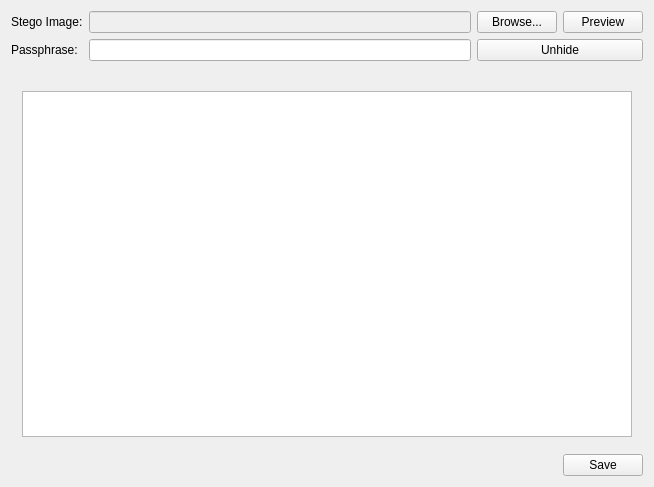
<?xml version="1.0" encoding="UTF-8"?>
<ui version="4.0">
 <class>DecryptWidget</class>
 <widget class="QWidget" name="DecryptWidget">
  <property name="geometry">
   <rect>
    <x>0</x>
    <y>0</y>
    <width>654</width>
    <height>487</height>
   </rect>
  </property>
  <property name="windowTitle">
   <string>DecryptWidget</string>
  </property>
  <layout class="QGridLayout" name="gridLayout">
   <item row="0" column="0">
    <widget class="QLabel" name="label">
     <property name="text">
      <string>Stego Image:</string>
     </property>
    </widget>
   </item>
   <item row="0" column="1">
    <widget class="QLineEdit" name="stegoPathEdit">
     <property name="enabled">
      <bool>false</bool>
     </property>
    </widget>
   </item>
   <item row="0" column="2">
    <widget class="QPushButton" name="browseButton">
     <property name="text">
      <string>Browse...</string>
     </property>
    </widget>
   </item>
   <item row="0" column="3">
    <widget class="QPushButton" name="previewButton">
     <property name="text">
      <string>Preview</string>
     </property>
    </widget>
   </item>
   <item row="1" column="0">
    <widget class="QLabel" name="label_2">
     <property name="text">
      <string>Passphrase:</string>
     </property>
    </widget>
   </item>
   <item row="1" column="1">
    <widget class="QLineEdit" name="passphraseEdit">
     <property name="echoMode">
      <enum>QLineEdit::Password</enum>
     </property>
    </widget>
   </item>
   <item row="1" column="2" colspan="2">
    <widget class="QPushButton" name="decryptButton">
     <property name="text">
      <string>Unhide</string>
     </property>
     <property name="icon">
      <iconset resource="../resources.qrc">
       <normaloff>:/Icons/decrypt.png</normaloff>:/Icons/decrypt.png</iconset>
     </property>
    </widget>
   </item>
   <item row="2" column="1">
    <spacer name="verticalSpacer">
     <property name="orientation">
      <enum>Qt::Vertical</enum>
     </property>
     <property name="sizeType">
      <enum>QSizePolicy::Maximum</enum>
     </property>
     <property name="sizeHint" stdset="0">
      <size>
       <width>20</width>
       <height>13</height>
      </size>
     </property>
    </spacer>
   </item>
   <item row="3" column="0" colspan="4">
    <widget class="QStackedWidget" name="stackedWidget">
     <property name="currentIndex">
      <number>1</number>
     </property>
     <widget class="QWidget" name="textPage">
      <layout class="QGridLayout" name="gridLayout_3">
       <item row="0" column="0">
        <widget class="QPlainTextEdit" name="plainTextEdit">
         <property name="sizePolicy">
          <sizepolicy hsizetype="Expanding" vsizetype="Expanding">
           <horstretch>1</horstretch>
           <verstretch>1</verstretch>
          </sizepolicy>
         </property>
        </widget>
       </item>
      </layout>
     </widget>
     <widget class="QWidget" name="imagePage">
      <layout class="QGridLayout" name="gridLayout_2">
       <item row="0" column="0">
        <widget class="SGraphicsView" name="graphicsView">
         <property name="sizePolicy">
          <sizepolicy hsizetype="Expanding" vsizetype="Expanding">
           <horstretch>1</horstretch>
           <verstretch>1</verstretch>
          </sizepolicy>
         </property>
        </widget>
       </item>
      </layout>
     </widget>
    </widget>
   </item>
   <item row="4" column="0" colspan="4">
    <layout class="QHBoxLayout" name="horizontalLayout">
     <item>
      <spacer name="horizontalSpacer">
       <property name="orientation">
        <enum>Qt::Horizontal</enum>
       </property>
       <property name="sizeHint" stdset="0">
        <size>
         <width>498</width>
         <height>20</height>
        </size>
       </property>
      </spacer>
     </item>
     <item>
      <widget class="QPushButton" name="saveButton">
       <property name="text">
        <string>Save</string>
       </property>
       <property name="icon">
        <iconset resource="../resources.qrc">
         <normaloff>:/Icons/save.png</normaloff>:/Icons/save.png</iconset>
       </property>
      </widget>
     </item>
    </layout>
   </item>
  </layout>
 </widget>
 <layoutdefault spacing="6" margin="11"/>
 <customwidgets>
  <customwidget>
   <class>SGraphicsView</class>
   <extends>QGraphicsView</extends>
   <header>sgraphicsview.h</header>
  </customwidget>
 </customwidgets>
 <resources>
  <include location="../resources.qrc"/>
 </resources>
 <connections/>
</ui>
